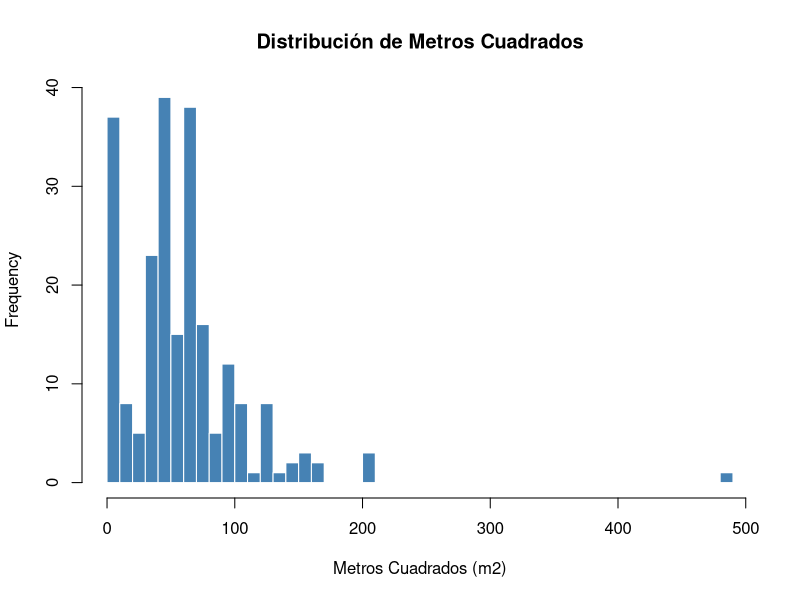
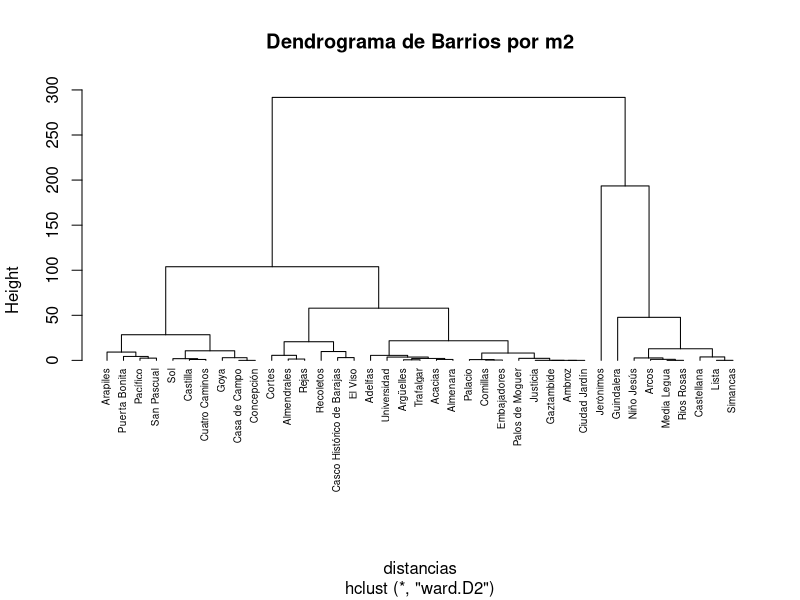
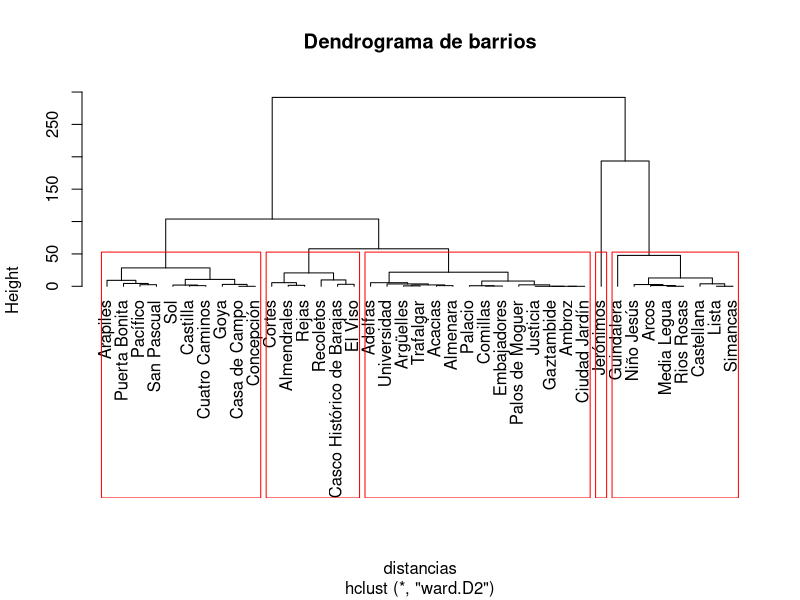

These figures' R source, in order:
## ---- chunk 1
library(dplyr)


airbnb <- read.csv('airbnb.csv', sep = ',')


df_madrid <- airbnb %>%
  filter(Room.Type == "Entire home/apt", 
         Neighbourhood.Cleansed != "") %>%
  select(
    Neighbourhood = Neighbourhood.Cleansed, 
    Accommodates, 
    Bathrooms, 
    Bedrooms, 
    Beds, 
    Price, 
    Square.Feet, 
    Review.Scores.Rating
  )
## ---- chunk 2



df_madrid <- df_madrid %>%
  mutate(Square.Meters = Square.Feet * 0.092903)
## ---- chunk 3

total_filas <- nrow(df_madrid)
nas_iniciales <- sum(is.na(df_madrid$Square.Meters))
pct_na <- (nas_iniciales / total_filas) * 100

cat("Porcentaje de NAs iniciales:", round(pct_na, 2), "%\n")


con_datos <- df_madrid %>% filter(!is.na(Square.Meters))
pct_ceros <- (sum(con_datos$Square.Meters == 0) / nrow(con_datos)) * 100

cat("Porcentaje de valores 0 m2:", round(pct_ceros, 2), "%\n")
## ---- chunk 4

df_madrid$Square.Meters[df_madrid$Square.Meters == 0] <- NA
## ---- chunk 5

hist(df_madrid$Square.Meters, 
     breaks = 60, 
     main = "Distribución de Metros Cuadrados", 
     xlab = "Metros Cuadrados (m2)", 
     col = "steelblue", 
     border = "white")
## ---- chunk 6

df_madrid$Square.Meters[df_madrid$Square.Meters < 20] <- NA


sum(is.na(df_madrid$Square.Meters))
## ---- chunk 7

barrios_con_datos <- df_madrid %>%
  group_by(Neighbourhood) %>%
  summarise(total_datos = sum(!is.na(Square.Meters))) %>%
  filter(total_datos > 0) %>%
  pull(Neighbourhood)


df_madrid <- df_madrid %>%
  filter(Neighbourhood %in% barrios_con_datos)
## ---- chunk 8

anova_m2 <- aov(Square.Meters ~ Neighbourhood, data = df_madrid)


summary(anova_m2)
## ---- chunk 9

tukey_test <- TukeyHSD(anova_m2)


head(tukey_test$Neighbourhood)
## ---- chunk 10

barrios <- levels(as.factor(df_madrid$Neighbourhood))
n <- length(barrios)


dist_matrix <- matrix(0, nrow = n, ncol = n)
rownames(dist_matrix) <- barrios
colnames(dist_matrix) <- barrios


medias_barrios <- df_madrid %>%
  group_by(Neighbourhood) %>%
  summarise(media = mean(Square.Meters, na.rm = TRUE))


distancias <- dist(medias_barrios$media)
hc <- hclust(distancias, method = "ward.D2")
hc$labels <- medias_barrios$Neighbourhood


plot(hc, hang = -1, main = "Dendrograma de Barrios por m2", cex = 0.6)
## ---- chunk 11

plot(hc, main = "Dendrograma de barrios", hang = -1)


rect.hclust(hc, k = 5, border = "red")


grupos <- cutree(hc, k = 5)


df_clusters <- data.frame(
  Neighbourhood = medias_barrios$Neighbourhood, 
  neighb_id = as.factor(grupos)
)

df_madrid <- left_join(df_madrid, df_clusters, by = "Neighbourhood")
## ---- chunk 12

df_con_m2 <- df_madrid %>% filter(!is.na(Square.Meters))

set.seed(123) 
idx <- sample(1:nrow(df_con_m2), nrow(df_con_m2) * 0.7) 

train_data <- df_con_m2[idx, ]
test_data <- df_con_m2[-idx, ]
## ---- chunk 13

modelo_final <- lm(Square.Meters ~ Accommodates + Bathrooms + Bedrooms + Price + neighb_id, 
                   data = train_data)


resumen <- summary(modelo_final)
print(resumen)
## ---- chunk 14

cluster_sol <- df_madrid %>% 
  filter(Neighbourhood == "Sol") %>% 
  select(neighb_id) %>% 
  unique() %>% 
  pull()


anuncio_sol <- data.frame(
  Accommodates = 6,
  Bathrooms = 1,
  Price = 80,
  Bedrooms = 3,
  Beds = 3,
  Review.Scores.Rating = 80,
  neighb_id = cluster_sol
)


prediccion_m2 <- predict(modelo_final, newdata = anuncio_sol)

cat("La predicción para el apartamento en Sol es de:", round(prediccion_m2, 2), "m2\n")


coef_habitacion <- coef(modelo_final)["Bedrooms"]
cat("Por cada habitación extra, el modelo estima un aumento de:", round(coef_habitacion, 2), "m2\n")
## ---- chunk 15



niveles_aprendidos <- levels(modelo_final$xlevels$neighb_id)


predicciones_seguras <- rep(NA, nrow(df_madrid))


filas_predecibles <- df_madrid$neighb_id %in% niveles_aprendidos & 
                     !is.na(df_madrid$Accommodates) & 
                     !is.na(df_madrid$Bathrooms) & 
                     !is.na(df_madrid$Bedrooms) & 
                     !is.na(df_madrid$Price)


predicciones_seguras[filas_predecibles] <- predict(modelo_final, newdata = df_madrid[filas_predecibles, ])


indices_a_rellenar <- is.na(df_madrid$Square.Meters)
df_madrid$Square.Meters[indices_a_rellenar] <- predicciones_seguras[indices_a_rellenar]


if(sum(is.na(df_madrid$Square.Meters)) > 0) {
  media_sustituta <- mean(df_madrid$Square.Meters, na.rm = TRUE)
  df_madrid$Square.Meters[is.na(df_madrid$Square.Meters)] <- media_sustituta
}


cat("NAs finales:", sum(is.na(df_madrid$Square.Meters)), "\n")
